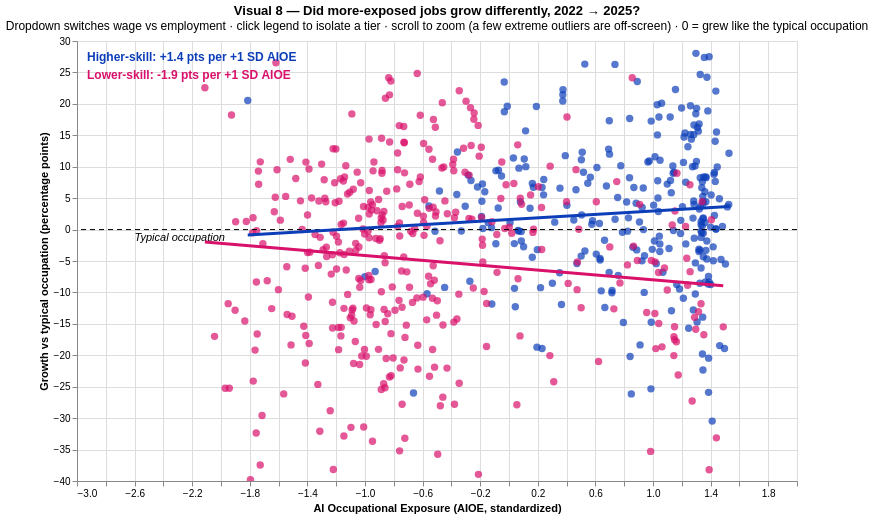

Here is the notebook cell this chart was saved with:
### Markdown cell above
### Visual 8 — Did more-exposed jobs grow differently?
Each dot is an occupation. The y-axis is growth **relative to the typical occupation** (0 = grew like everyone else). Lines are fitted separately for each skill tier, and the label gives the slope: extra growth per +1 SD of AI exposure.

*Interactivity:* dropdown switches wage vs. employment growth, click the legend to isolate a tier, scroll to zoom, drag to pan, hover for details.

### Code cell
tier_scale = alt.Scale(domain=[HI, LO], range=['#0d3eb9', '#d9116b'])
METRICS = {'rel_wage_growth': 'Wage growth', 'rel_emp_growth': 'Employment growth'}

long = chg.melt(id_vars=['occupation', 'skill_tier', 'major_group', 'AIOE', 'wage_growth_pct', 'emp_growth_pct',
                         'A_MEDIAN_22', 'A_MEDIAN', 'TOT_EMP_22', 'TOT_EMP'],
                value_vars=list(METRICS), var_name='metric_key', value_name='rel_growth')
long['metric'] = long['metric_key'].map(METRICS)

fit_rows, lbl_rows = [], []
for (mk, tier), g in long.groupby(['metric_key', 'skill_tier']):
    slope, icpt = np.polyfit(g['AIOE'], g['rel_growth'], 1)
    xs = (g['AIOE'].min(), g['AIOE'].max())
    for x in xs:
        fit_rows.append({'metric': METRICS[mk], 'skill_tier': tier, 'AIOE': x, 'rel_growth': icpt + slope * x})
    lbl_rows.append({'metric': METRICS[mk], 'skill_tier': tier, 'AIOE': xs[1], 'rel_growth': icpt + slope * xs[1],
                     'label': f'{slope:+.1f} pts per +1 SD AIOE'})
fit_df, lbl_df = pd.DataFrame(fit_rows), pd.DataFrame(lbl_rows)

metric_sel = alt.selection_point(fields=['metric'], value=[{'metric': 'Employment growth'}],
                                 bind=alt.binding_select(options=['Employment growth', 'Wage growth'], name='Show: '))
tier_sel = alt.selection_point(fields=['skill_tier'], bind='legend')
zoom = alt.selection_interval(bind='scales')

lo_y, hi_y = long['rel_growth'].quantile([0.01, 0.99])
y_enc = alt.Y('rel_growth:Q', title='Growth vs typical occupation (percentage points)',
              scale=alt.Scale(domain=[float(np.floor(lo_y)), float(np.ceil(hi_y))]))
pts8 = (alt.Chart(long).mark_circle(size=55, clip=True).encode(
    x=alt.X('AIOE:Q', title='AI Occupational Exposure (AIOE, standardized)'),
    y=y_enc,
    color=alt.Color('skill_tier:N', scale=tier_scale, title='Skill tier'),
    opacity=alt.condition(tier_sel, alt.value(0.7), alt.value(0.06)),
    tooltip=[alt.Tooltip('occupation:N', title='Occupation'),
             alt.Tooltip('major_group:N', title='Group'),
             alt.Tooltip('AIOE:Q', format='.2f'),
             alt.Tooltip('A_MEDIAN_22:Q', title='Median wage 2022', format='$,.0f'),
             alt.Tooltip('A_MEDIAN:Q', title='Median wage 2025', format='$,.0f'),
             alt.Tooltip('wage_growth_pct:Q', title='Wage growth %', format='+.1f'),
             alt.Tooltip('TOT_EMP_22:Q', title='Workers 2022', format=',.0f'),
             alt.Tooltip('TOT_EMP:Q', title='Workers 2025', format=',.0f'),
             alt.Tooltip('emp_growth_pct:Q', title='Employment growth %', format='+.1f')],
).add_params(metric_sel, tier_sel, zoom).transform_filter(metric_sel))

zero = alt.Chart(pd.DataFrame({'y': [0]})).mark_rule(strokeDash=[5, 4], color='black').encode(y='y:Q')
zero_lbl = alt.Chart(pd.DataFrame({'y': [0], 'x': [-2.6], 't': ['Typical occupation']})).mark_text(
    align='left', dy=8, fontSize=11, fontStyle='italic').encode(x='x:Q', y='y:Q', text='t:N')
lines8 = alt.Chart(fit_df).mark_line(size=3, clip=True).encode(
    x='AIOE:Q', y='rel_growth:Q', color=alt.Color('skill_tier:N', scale=tier_scale, legend=None)
).transform_filter(metric_sel)
lbl_df['label'] = lbl_df['skill_tier'].str.split(' ').str[0] + ': ' + lbl_df['label']
lbl_df['ypix'] = np.where(lbl_df['skill_tier'] == HI, 16, 34)
lbls8 = alt.Chart(lbl_df).mark_text(align='left', x=10, fontWeight='bold', fontSize=12).encode(
    y=alt.Y('ypix:Q', scale=None), text='label:N',
    color=alt.Color('skill_tier:N', scale=tier_scale, legend=None)
).transform_filter(metric_sel)

visual8 = alt.layer(pts8, zero, zero_lbl, lines8, lbls8).properties(
    width=720, height=440,
    title=alt.TitleParams('Visual 8 — Did more-exposed jobs grow differently, 2022 → 2025?',
                          subtitle=['Dropdown switches wage vs employment · click legend to isolate a tier · '
                                    'scroll to zoom (a few extreme outliers are off-screen) · 0 = grew like the typical occupation']))
visual8

### Figure 1 — Vega-Lite specification as saved in the notebook (floating-point values rounded to 4 significant figures; data arrays with more than 128 entries replaced by an {"elided": "..."} marker saying what was removed)
{"config": {"view": {"continuousWidth": 300, "continuousHeight": 300}}, "layer": [{"data": {"name": "data-ef7afd543c7766e812c64eedcdb3811f"}, "mark": {"type": "circle", "clip": true, "size": 55}, "encoding": {"color": {"field": "skill_tier", "scale": {"domain": ["Higher-skill (SOC 11–29)", "Lower-skill (SOC 31–53)"], "range": ["#0d3eb9", "#d9116b"]}, "title": "Skill tier", "type": "nominal"}, "opacity": {"condition": {"param": "param_3ce20138b5fd941d", "value": 0.7}, "value": 0.06}, "tooltip": [{"field": "occupation", "title": "Occupation", "type": "nominal"}, {"field": "major_group", "title": "Group", "type": "nominal"}, {"field": "AIOE", "format": ".2f", "type": "quantitative"}, {"field": "A_MEDIAN_22", "format": "$,.0f", "title": "Median wage 2022", "type": "quantitative"}, {"field": "A_MEDIAN", "format": "$,.0f", "title": "Median wage 2025", "type": "quantitative"}, {"field": "wage_growth_pct", "format": "+.1f", "title": "Wage growth %", "type": "quantitative"}, {"field": "TOT_EMP_22", "format": ",.0f", "title": "Workers 2022", "type": "quantitative"}, {"field": "TOT_EMP", "format": ",.0f", "title": "Workers 2025", "type": "quantitative"}, {"field": "emp_growth_pct", "format": "+.1f", "title": "Employment growth %", "type": "quantitative"}], "x": {"field": "AIOE", "title": "AI Occupational Exposure (AIOE, standardized)", "type": "quantitative"}, "y": {"field": "rel_growth", "scale": {"domain": [-40.0, 28.0]}, "title": "Growth vs typical occupation (percentage points)", "type": "quantitative"}}, "name": "view_9f642d335cc7c2d8_0", "transform": [{"filter": {"param": "param_66309bbce36f9aa8"}}]}, {"data": {"name": "data-a0a55d106695e8d630baff0f16eee66d"}, "mark": {"type": "rule", "color": "black", "strokeDash": [5, 4]}, "encoding": {"y": {"field": "y", "type": "quantitative"}}}, {"data": {"name": "data-8cf9cdb150e452617127f6ad628e7a55"}, "mark": {"type": "text", "align": "left", "dy": 8, "fontSize": 11, "fontStyle": "italic"}, "encoding": {"text": {"field": "t", "type": "nominal"}, "x": {"field": "x", "type": "quantitative"}, "y": {"field": "y", "type": "quantitative"}}}, {"data": {"name": "data-0bb53d5cffbca493a19c55863cfad375"}, "mark": {"type": "line", "clip": true, "size": 3}, "encoding": {"color": {"field": "skill_tier", "legend": null, "scale": {"domain": ["Higher-skill (SOC 11–29)", "Lower-skill (SOC 31–53)"], "range": ["#0d3eb9", "#d9116b"]}, "type": "nominal"}, "x": {"field": "AIOE", "type": "quantitative"}, "y": {"field": "rel_growth", "type": "quantitative"}}, "transform": [{"filter": {"param": "param_66309bbce36f9aa8"}}]}, {"data": {"name": "data-14ba4d7dc747b5a815c07d6fb1b44000"}, "mark": {"type": "text", "align": "left", "fontSize": 12, "fontWeight": "bold", "x": 10}, "encoding": {"color": {"field": "skill_tier", "legend": null, "scale": {"domain": ["Higher-skill (SOC 11–29)", "Lower-skill (SOC 31–53)"], "range": ["#0d3eb9", "#d9116b"]}, "type": "nominal"}, "text": {"field": "label", "type": "nominal"}, "y": {"field": "ypix", "scale": null, "type": "quantitative"}}, "transform": [{"filter": {"param": "param_66309bbce36f9aa8"}}]}], "height": 440, "params": [{"name": "param_66309bbce36f9aa8", "select": {"type": "point", "fields": ["metric"]}, "bind": {"input": "select", "options": ["Employment growth", "Wage growth"], "name": "Show: "}, "value": [{"metric": "Employment growth"}], "views": ["view_9f642d335cc7c2d8_0"]}, {"name": "param_3ce20138b5fd941d", "select": {"type": "point", "fields": ["skill_tier"]}, "bind": "legend", "views": ["view_9f642d335cc7c2d8_0"]}, {"name": "param_f268f798f41c853e", "select": {"type": "interval"}, "bind": "scales", "views": ["view_9f642d335cc7c2d8_0"]}], "title": {"text": "Visual 8 — Did more-exposed jobs grow differently, 2022 → 2025?", "subtitle": ["Dropdown switches wage vs employment · click legend to isolate a tier · scroll to zoom (a few extreme outliers are off-screen) · 0 = grew like the typical occupation"]}, "width": 720, "$schema": "https://vega.github.io/schema/vega-lite/v6.4.1.json", "datasets": {"data-ef7afd543c7766e812c64eedcdb3811f": {"elided": "1322 records"}, "data-a0a55d106695e8d630baff0f16eee66d": [{"y": 0}], "data-8cf9cdb150e452617127f6ad628e7a55": [{"y": 0, "x": -2.6, "t": "Typical occupation"}], "data-0bb53d5cffbca493a19c55863cfad375": [{"metric": "Employment growth", "skill_tier": "Higher-skill (SOC 11–29)", "AIOE": -1.814, "rel_growth": -0.8575}, {"metric": "Employment growth", "skill_tier": "Higher-skill (SOC 11–29)", "AIOE": 1.528, "rel_growth": 3.655}, {"metric": "Employment growth", "skill_tier": "Lower-skill (SOC 31–53)", "AIOE": -2.112, "rel_growth": -1.963}, {"metric": "Employment growth", "skill_tier": "Lower-skill (SOC 31–53)", "AIOE": 1.488, "rel_growth": -8.955}, {"metric": "Wage growth", "skill_tier": "Higher-skill (SOC 11–29)", "AIOE": -1.814, "rel_growth": 1.323}, {"metric": "Wage growth", "skill_tier": "Higher-skill (SOC 11–29)", "AIOE": 1.528, "rel_growth": -1.684}, {"metric": "Wage growth", "skill_tier": "Lower-skill (SOC 31–53)", "AIOE": -2.112, "rel_growth": 0.4231}, {"metric": "Wage growth", "skill_tier": "Lower-skill (SOC 31–53)", "AIOE": 1.488, "rel_growth": 0.3446}], "data-14ba4d7dc747b5a815c07d6fb1b44000": [{"metric": "Employment growth", "skill_tier": "Higher-skill (SOC 11–29)", "AIOE": 1.528, "rel_growth": 3.655, "label": "Higher-skill: +1.4 pts per +1 SD AIOE", "ypix": 16}, {"metric": "Employment growth", "skill_tier": "Lower-skill (SOC 31–53)", "AIOE": 1.488, "rel_growth": -8.955, "label": "Lower-skill: -1.9 pts per +1 SD AIOE", "ypix": 34}, {"metric": "Wage growth", "skill_tier": "Higher-skill (SOC 11–29)", "AIOE": 1.528, "rel_growth": -1.684, "label": "Higher-skill: -0.9 pts per +1 SD AIOE", "ypix": 16}, {"metric": "Wage growth", "skill_tier": "Lower-skill (SOC 31–53)", "AIOE": 1.488, "rel_growth": 0.3446, "label": "Lower-skill: -0.0 pts per +1 SD AIOE", "ypix": 34}]}}
